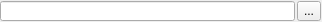
<?xml version="1.0" encoding="UTF-8"?>
<ui version="4.0">
 <class>pathbrowsewdgt</class>
 <widget class="QWidget" name="pathbrowsewdgt">
  <property name="geometry">
   <rect>
    <x>0</x>
    <y>0</y>
    <width>322</width>
    <height>22</height>
   </rect>
  </property>
  <property name="windowTitle">
   <string>Form</string>
  </property>
  <widget class="QWidget" name="layoutWidget">
   <property name="geometry">
    <rect>
     <x>0</x>
     <y>0</y>
     <width>321</width>
     <height>22</height>
    </rect>
   </property>
   <layout class="QHBoxLayout" name="horizontalLayout">
    <property name="spacing">
     <number>2</number>
    </property>
    <item>
     <widget class="QLineEdit" name="pPathLEdit">
      <property name="maximumSize">
       <size>
        <width>16777215</width>
        <height>20</height>
       </size>
      </property>
     </widget>
    </item>
    <item>
     <widget class="QToolButton" name="pPathBrowseTB">
      <property name="maximumSize">
       <size>
        <width>16777215</width>
        <height>20</height>
       </size>
      </property>
      <property name="text">
       <string>...</string>
      </property>
     </widget>
    </item>
   </layout>
  </widget>
 </widget>
 <resources/>
 <connections/>
</ui>
